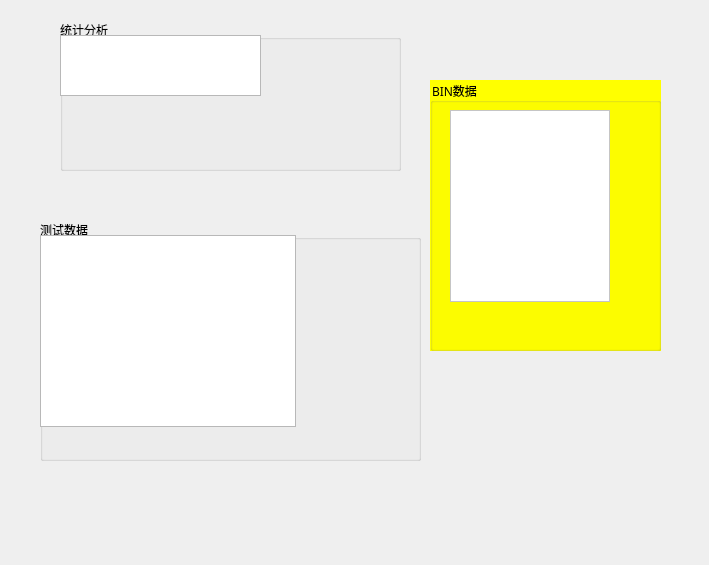
<?xml version="1.0" encoding="UTF-8"?>
<ui version="4.0">
 <class>Frmtestdata</class>
 <widget class="QWidget" name="Frmtestdata">
  <property name="geometry">
   <rect>
    <x>0</x>
    <y>0</y>
    <width>709</width>
    <height>565</height>
   </rect>
  </property>
  <property name="windowTitle">
   <string>Form</string>
  </property>
  <widget class="QGroupBox" name="gbtongji">
   <property name="geometry">
    <rect>
     <x>60</x>
     <y>20</y>
     <width>341</width>
     <height>151</height>
    </rect>
   </property>
   <property name="title">
    <string>统计分析</string>
   </property>
   <widget class="QTableView" name="tvtongji">
    <property name="geometry">
     <rect>
      <x>0</x>
      <y>15</y>
      <width>201</width>
      <height>61</height>
     </rect>
    </property>
    <property name="font">
     <font>
      <family>宋体</family>
     </font>
    </property>
   </widget>
  </widget>
  <widget class="QGroupBox" name="gbdata">
   <property name="geometry">
    <rect>
     <x>40</x>
     <y>220</y>
     <width>381</width>
     <height>241</height>
    </rect>
   </property>
   <property name="title">
    <string>测试数据</string>
   </property>
   <widget class="QTableView" name="tvtestdata">
    <property name="geometry">
     <rect>
      <x>0</x>
      <y>15</y>
      <width>256</width>
      <height>192</height>
     </rect>
    </property>
    <property name="font">
     <font>
      <family>宋体</family>
     </font>
    </property>
   </widget>
  </widget>
  <widget class="QGroupBox" name="gbbin">
   <property name="geometry">
    <rect>
     <x>430</x>
     <y>80</y>
     <width>231</width>
     <height>271</height>
    </rect>
   </property>
   <property name="font">
    <font>
     <family>宋体</family>
    </font>
   </property>
   <property name="styleSheet">
    <string notr="true">background-color: rgb(255, 255, 0);</string>
   </property>
   <property name="title">
    <string>BIN数据</string>
   </property>
   <widget class="QTableView" name="tvbin">
    <property name="geometry">
     <rect>
      <x>20</x>
      <y>30</y>
      <width>160</width>
      <height>192</height>
     </rect>
    </property>
    <property name="styleSheet">
     <string notr="true">background-color: rgb(255, 255, 255);</string>
    </property>
   </widget>
  </widget>
 </widget>
 <resources/>
 <connections/>
</ui>
